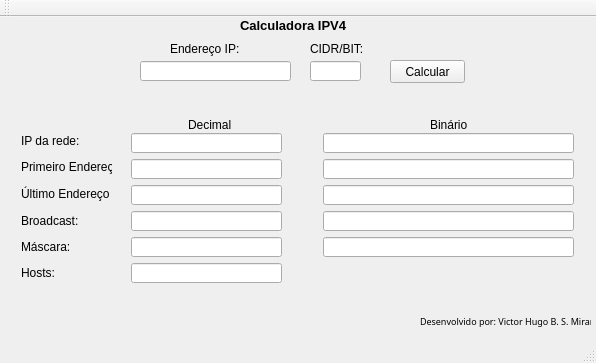
<?xml version="1.0" encoding="UTF-8"?>
<ui version="4.0">
 <class>Ipv4</class>
 <widget class="QMainWindow" name="Ipv4">
  <property name="geometry">
   <rect>
    <x>0</x>
    <y>0</y>
    <width>596</width>
    <height>363</height>
   </rect>
  </property>
  <property name="windowTitle">
   <string>Ipv4</string>
  </property>
  <widget class="QWidget" name="centralWidget">
   <widget class="QLineEdit" name="lineEdit_3">
    <property name="geometry">
     <rect>
      <x>131</x>
      <y>142</y>
      <width>151</width>
      <height>20</height>
     </rect>
    </property>
   </widget>
   <widget class="QLabel" name="label_6">
    <property name="geometry">
     <rect>
      <x>21</x>
      <y>142</y>
      <width>91</width>
      <height>16</height>
     </rect>
    </property>
    <property name="text">
     <string>Primeiro Endereço:</string>
    </property>
   </widget>
   <widget class="QLineEdit" name="lineEdit_7">
    <property name="geometry">
     <rect>
      <x>131</x>
      <y>220</y>
      <width>151</width>
      <height>20</height>
     </rect>
    </property>
   </widget>
   <widget class="QLineEdit" name="lineEdit_2">
    <property name="geometry">
     <rect>
      <x>131</x>
      <y>116</y>
      <width>151</width>
      <height>20</height>
     </rect>
    </property>
   </widget>
   <widget class="QLabel" name="label_3">
    <property name="geometry">
     <rect>
      <x>310</x>
      <y>24</y>
      <width>81</width>
      <height>16</height>
     </rect>
    </property>
    <property name="text">
     <string>CIDR/BIT:</string>
    </property>
   </widget>
   <widget class="QLabel" name="label_8">
    <property name="geometry">
     <rect>
      <x>21</x>
      <y>196</y>
      <width>91</width>
      <height>16</height>
     </rect>
    </property>
    <property name="text">
     <string>Broadcast:</string>
    </property>
   </widget>
   <widget class="QLineEdit" name="lineEdit_4">
    <property name="geometry">
     <rect>
      <x>131</x>
      <y>168</y>
      <width>151</width>
      <height>20</height>
     </rect>
    </property>
   </widget>
   <widget class="QLabel" name="label_2">
    <property name="geometry">
     <rect>
      <x>170</x>
      <y>24</y>
      <width>81</width>
      <height>16</height>
     </rect>
    </property>
    <property name="text">
     <string>Endereço IP:</string>
    </property>
   </widget>
   <widget class="QLabel" name="label">
    <property name="geometry">
     <rect>
      <x>240</x>
      <y>0</y>
      <width>111</width>
      <height>16</height>
     </rect>
    </property>
    <property name="font">
     <font>
      <pointsize>10</pointsize>
      <weight>75</weight>
      <bold>true</bold>
     </font>
    </property>
    <property name="text">
     <string>Calculadora IPV4</string>
    </property>
   </widget>
   <widget class="QLineEdit" name="lineEdit">
    <property name="geometry">
     <rect>
      <x>140</x>
      <y>44</y>
      <width>151</width>
      <height>20</height>
     </rect>
    </property>
   </widget>
   <widget class="QLabel" name="label_7">
    <property name="geometry">
     <rect>
      <x>21</x>
      <y>169</y>
      <width>91</width>
      <height>16</height>
     </rect>
    </property>
    <property name="text">
     <string>Último Endereço</string>
    </property>
   </widget>
   <widget class="QLabel" name="label_5">
    <property name="geometry">
     <rect>
      <x>21</x>
      <y>116</y>
      <width>81</width>
      <height>16</height>
     </rect>
    </property>
    <property name="text">
     <string>IP da rede:</string>
    </property>
   </widget>
   <widget class="QLineEdit" name="lineEdit_5">
    <property name="geometry">
     <rect>
      <x>310</x>
      <y>44</y>
      <width>51</width>
      <height>20</height>
     </rect>
    </property>
   </widget>
   <widget class="QLabel" name="label_4">
    <property name="geometry">
     <rect>
      <x>420</x>
      <y>290</y>
      <width>171</width>
      <height>41</height>
     </rect>
    </property>
    <property name="font">
     <font>
      <family>Gadugi</family>
      <pointsize>7</pointsize>
     </font>
    </property>
    <property name="text">
     <string>Desenvolvido por: Victor Hugo B. S. Miranda
		     </string>
    </property>
   </widget>
   <widget class="QLabel" name="label_10">
    <property name="geometry">
     <rect>
      <x>21</x>
      <y>248</y>
      <width>91</width>
      <height>16</height>
     </rect>
    </property>
    <property name="text">
     <string>Hosts:</string>
    </property>
   </widget>
   <widget class="QLineEdit" name="lineEdit_8">
    <property name="geometry">
     <rect>
      <x>131</x>
      <y>246</y>
      <width>151</width>
      <height>20</height>
     </rect>
    </property>
   </widget>
   <widget class="QLineEdit" name="lineEdit_6">
    <property name="geometry">
     <rect>
      <x>131</x>
      <y>194</y>
      <width>151</width>
      <height>20</height>
     </rect>
    </property>
   </widget>
   <widget class="QPushButton" name="pushButton">
    <property name="geometry">
     <rect>
      <x>390</x>
      <y>43</y>
      <width>75</width>
      <height>23</height>
     </rect>
    </property>
    <property name="text">
     <string>Calcular</string>
    </property>
   </widget>
   <widget class="QLabel" name="label_9">
    <property name="geometry">
     <rect>
      <x>21</x>
      <y>222</y>
      <width>91</width>
      <height>16</height>
     </rect>
    </property>
    <property name="text">
     <string>Máscara:</string>
    </property>
   </widget>
   <widget class="QLineEdit" name="lineEdit_10">
    <property name="geometry">
     <rect>
      <x>323</x>
      <y>116</y>
      <width>251</width>
      <height>20</height>
     </rect>
    </property>
   </widget>
   <widget class="QLineEdit" name="lineEdit_11">
    <property name="geometry">
     <rect>
      <x>323</x>
      <y>142</y>
      <width>251</width>
      <height>20</height>
     </rect>
    </property>
   </widget>
   <widget class="QLineEdit" name="lineEdit_12">
    <property name="geometry">
     <rect>
      <x>323</x>
      <y>168</y>
      <width>251</width>
      <height>20</height>
     </rect>
    </property>
   </widget>
   <widget class="QLineEdit" name="lineEdit_13">
    <property name="geometry">
     <rect>
      <x>323</x>
      <y>194</y>
      <width>251</width>
      <height>20</height>
     </rect>
    </property>
   </widget>
   <widget class="QLineEdit" name="lineEdit_14">
    <property name="geometry">
     <rect>
      <x>323</x>
      <y>220</y>
      <width>251</width>
      <height>20</height>
     </rect>
    </property>
   </widget>
   <widget class="QLabel" name="label_11">
    <property name="geometry">
     <rect>
      <x>188</x>
      <y>100</y>
      <width>81</width>
      <height>16</height>
     </rect>
    </property>
    <property name="text">
     <string>Decimal</string>
    </property>
   </widget>
   <widget class="QLabel" name="label_12">
    <property name="geometry">
     <rect>
      <x>430</x>
      <y>100</y>
      <width>81</width>
      <height>16</height>
     </rect>
    </property>
    <property name="text">
     <string>Binário</string>
    </property>
   </widget>
  </widget>
  <widget class="QMenuBar" name="menuBar">
   <property name="geometry">
    <rect>
     <x>0</x>
     <y>0</y>
     <width>596</width>
     <height>21</height>
    </rect>
   </property>
  </widget>
  <widget class="QToolBar" name="mainToolBar">
   <attribute name="toolBarArea">
    <enum>TopToolBarArea</enum>
   </attribute>
   <attribute name="toolBarBreak">
    <bool>false</bool>
   </attribute>
  </widget>
  <widget class="QStatusBar" name="statusBar"/>
 </widget>
 <layoutdefault spacing="6" margin="11"/>
 <resources/>
 <connections/>
</ui>
